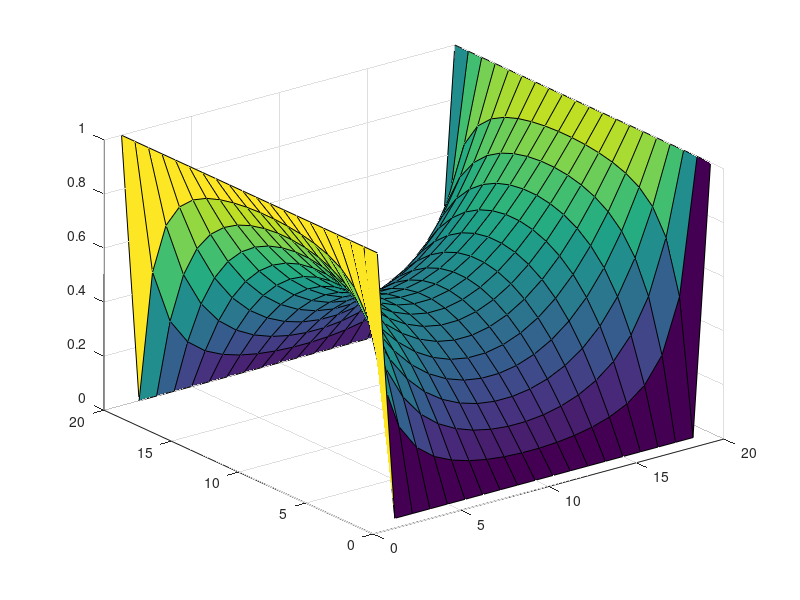
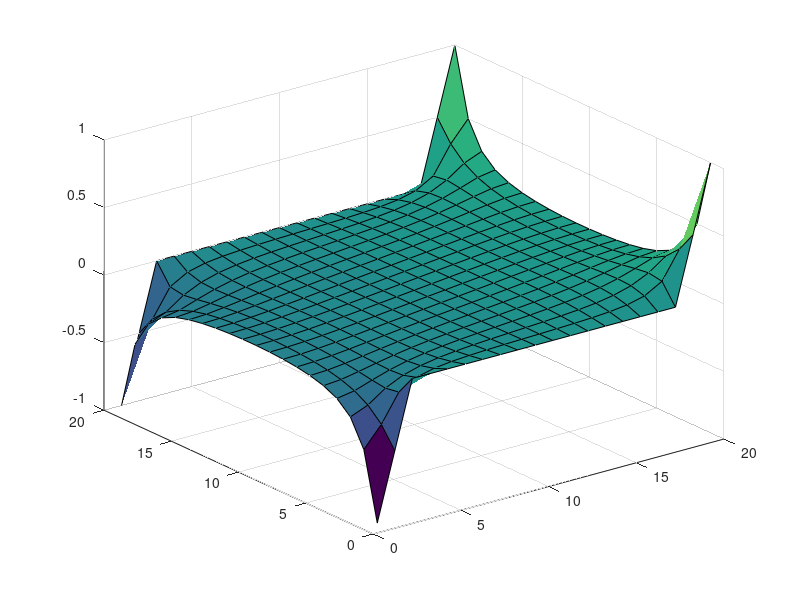
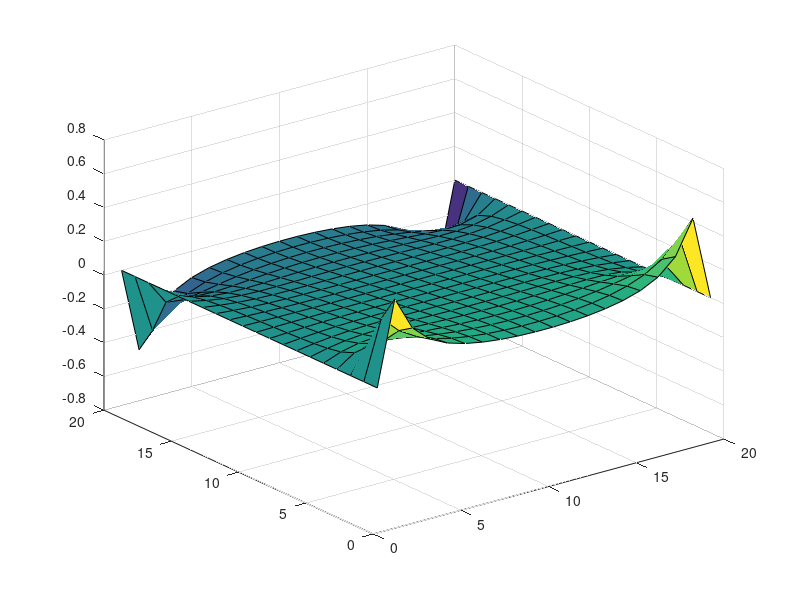
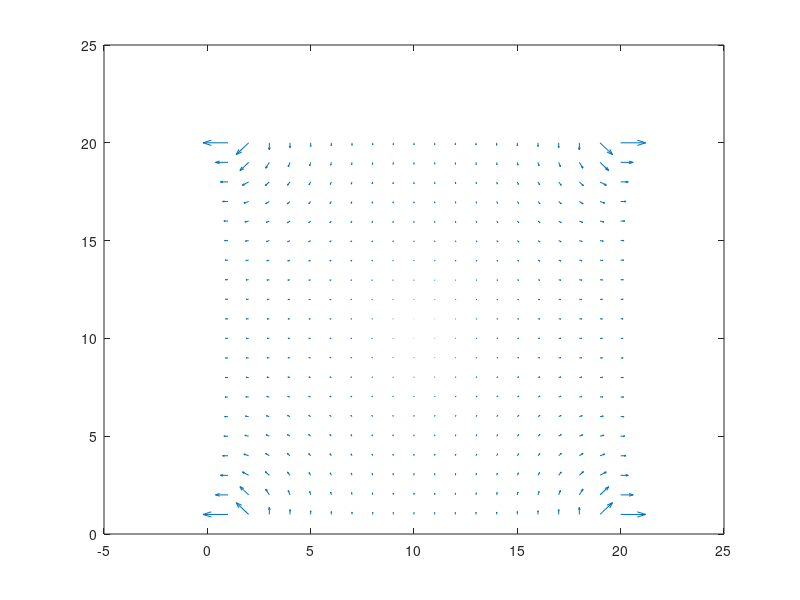

Write the MATLAB code that produced these figures, in order.
maxIteration = 100;
mx = 20;
ny = 20;
V = zeros(mx,ny);
for index = 1:maxIteration
    for i =1:mx
        for j=1:ny
            if j == 1
                V(:,j)=1;       %left
            elseif j == ny
                V(:,j)=1;       % right
            elseif i == 1
                V(i,j) = 0;   %top
            elseif i == mx
                V(i,j) = 0;   %bottom
            else
                V(i,j) = (V(i,j-1)+V(i,j+1)+V(i+1,j)+V(i-1,j))/4;
            end 
        end
    end
    
    figure(1)
    surf(V);
    pause(0.01);
    grid on;
    
    [Ex,Ey] = gradient(V);
    figure(2)
    surf(Ex);
    
    figure(3)
    surf(Ey);
    
    figure(4)
    quiver(Ex,Ey);
    
    B = imboxfilt(V,3);
    figure (5)
    surf(B);

end

